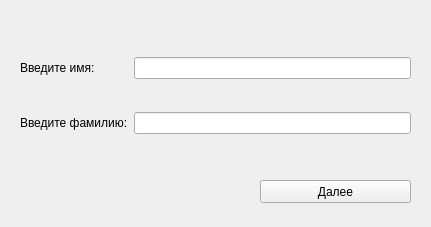
<?xml version="1.0" encoding="UTF-8"?>
<ui version="4.0">
 <class>AuthorizeWidget</class>
 <widget class="QWidget" name="AuthorizeWidget">
  <property name="geometry">
   <rect>
    <x>0</x>
    <y>0</y>
    <width>431</width>
    <height>227</height>
   </rect>
  </property>
  <property name="windowTitle">
   <string>Form</string>
  </property>
  <widget class="QPushButton" name="pushButton">
   <property name="geometry">
    <rect>
     <x>260</x>
     <y>180</y>
     <width>151</width>
     <height>23</height>
    </rect>
   </property>
   <property name="text">
    <string>Далее</string>
   </property>
  </widget>
  <widget class="QWidget" name="layoutWidget">
   <property name="geometry">
    <rect>
     <x>20</x>
     <y>30</y>
     <width>391</width>
     <height>131</height>
    </rect>
   </property>
   <layout class="QGridLayout" name="gridLayout">
    <item row="0" column="0">
     <widget class="QLabel" name="label">
      <property name="text">
       <string>Введите имя:</string>
      </property>
     </widget>
    </item>
    <item row="0" column="1">
     <widget class="QLineEdit" name="nameLineEdit"/>
    </item>
    <item row="1" column="0">
     <widget class="QLabel" name="label_2">
      <property name="text">
       <string>Введите фамилию:</string>
      </property>
     </widget>
    </item>
    <item row="1" column="1">
     <widget class="QLineEdit" name="surnameLineEdit"/>
    </item>
   </layout>
  </widget>
 </widget>
 <resources/>
 <connections/>
</ui>
